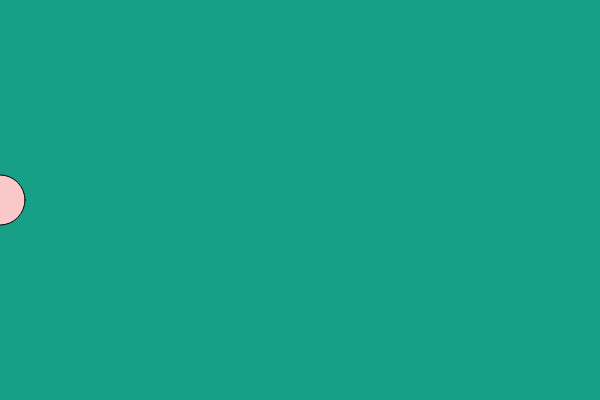
Frame 1 (no input)
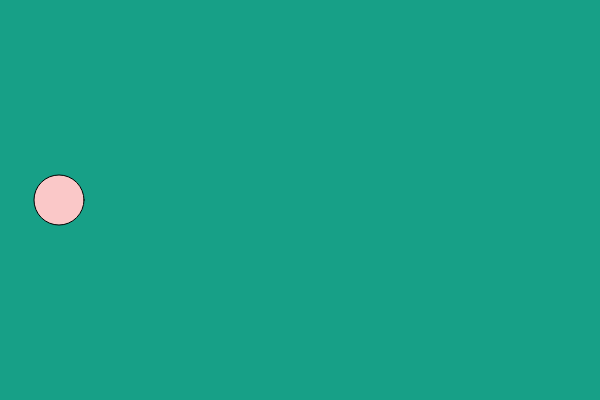
Frame 60 (no input)
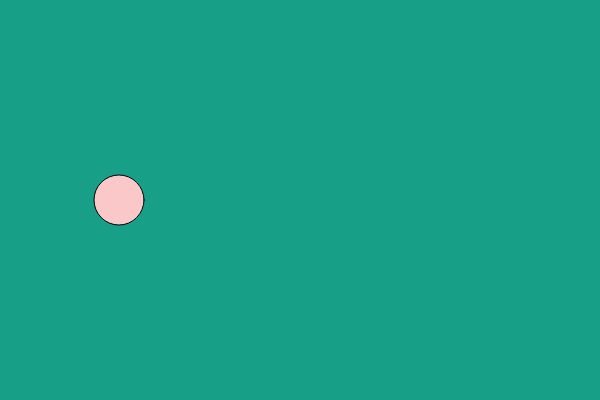
Frame 120 (the mouse pressed at the canvas centre since frame 60)

The p5.js sketch that drew these frames (run headless with seeded random() and noise() and a simulated clock; from frame 60 on, the mouse is pressed at the canvas centre):

// p5.js sketch
// ── sketch.js
var x = 0;
var y = 200;
var diam = 50;
var r = 23;
var g = 160;
var b = 135;

function setup() {
  createCanvas (600, 400);
}

function draw() {
  // background
  background(r, g, b);
  // ellipse
  fill(250, 200, 200);
  ellipse(x, y, diam, diam);

  x = x + 1;
}
